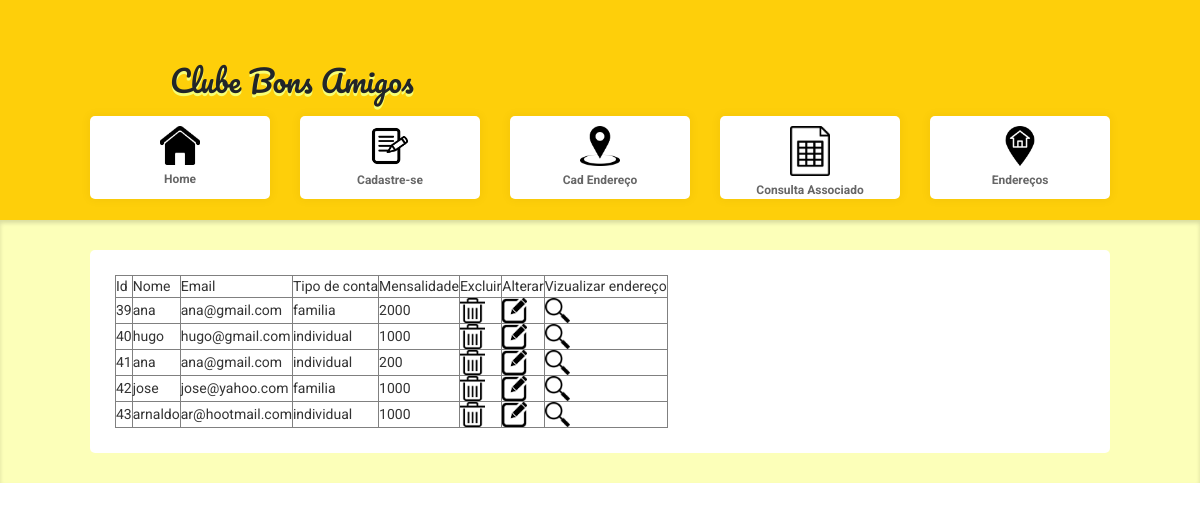
/trabalho/consulta.php, run on the app's committed database.
### tables this page shows
CREATE TABLE `dados_usario` (
  `id` int(11) NOT NULL,
  `nome` varchar(220) NOT NULL,
  `email` varchar(220) NOT NULL,
  `tipo_de_conta` varchar(200) NOT NULL,
  `valor_mensalidade` int(200) NOT NULL
);

### trabalho/consulta.php (the view, shortened to what this page needs)
<!DOCTYPE html>
<html>
<head>
	<link rel="stylesheet" href="assets/css/style.css?<?= filectime('assets/css/style.css'); ?>">
	<link rel="stylesheet" href="https://stackpath.bootstrapcdn.com/bootstrap/4.5.0/css/bootstrap.min.css">
</head>
<body>
	<div id="all">
		<header>
			<div id="center">
				<div class="logo">
					<span>Clube Bons Amigos</span>
				</div>
				<ul>
					<a href="index.html">
						<li style="margin-left: 0;">
							<img src="assets/img/icon-home.png" alt="">
							<span>Home</span>
						</li>
					</a>
                    <a href="form.html">
						<li>
							<img src="assets/img/icon-1.png" alt="">
							<span>Cadastre-se</span>
						</li>
					</a>
					<a href="cadendereço.php">
						<li>
							<img src="assets/img/icon-endereço.png" alt="">
							<span>Cad Endereço</span>
						</li>
					</a>
					<a href="consulta.php" >
						<li>
							<img src="assets/img/icon-2.png" alt="">
							<span>Consulta Associado</span>
						</li>
					</a>
					<a href="endereco.php" >
						<li>
							<img src="assets/img/icon-3.png" alt="">
							<span>Endereços</span>
						</li>
					</a>
				</ul>
			</div>
		</header>
		<div class="bg">
			<div id="center">
				<div class="content">
				<?php
						require("conexao.php");
						$sql = "select * from dados_usario";
						$resultado = mysqli_query($conexao, $sql);
	echo"<table border='1'>";
	echo "<tr> 	<td> Id </td>
					<td> Nome </td>
					<td> Email </td>
					<td> Tipo de conta </td>
					<td> Mensalidade </td>
					<td> Excluir </td>
					<td> Alterar </td>
					<td> Vizualizar endereço </td>
			</tr>"
			;
	while($row = mysqli_fetch_array($resultado)) {
		echo "<tr> 	<td>".$row["id"]."</td>
					<td>".$row["nome"]."</td>
					<td>".$row["email"]."</td>
					<td>".$row["tipo_de_conta"]."</td>
					<td>".$row["valor_mensalidade"]."</td>
					<td><a href='excluir.php?id=".$row["id"]."'><img height='25px' width='25px' src='ex.icon.png'></a> </td>
					<td><a href='atualiza.php?id=".$row["id"]."'><img height='25px' width='25px' src='ed.icon.png'></a> </td>
					<td><a href='end.php?id=".$row["id"]."'><img height='25px' width='25px' src='lupa.icon.png'></a> </td>
			</tr>"
		;
	}
?>
	</div>
</body>
</html>

### trabalho/assets/css/style.css (style rules this page uses)
* { margin: 0; padding: 0; }
a { text-decoration: none;color: inherit; }
div, ul, li, p { list-style: none; box-sizing: border-box; }
body { background: #E9EBEE; font-family: 'Roboto' !important; }
#center { width: 1020px; float: none; margin: 0 auto; position: relative; }
.logo { float: left; -webkit-touch-callout: none; -webkit-user-select: none; -khtml-user-select: none; -moz-user-select: none; -ms-user-select: none; user-select: none; }
.logo span { font-size: 30px; margin-top: 58px; float: left; font-family: 'Pacifico', cursive; text-shadow: 0 3px 0 #F6FE74; }
#all { width: 100%; height: 100%; position: absolute; }
#all header { width: 100%; height: 220px; float: left; background: rgba(254, 207, 10, 1); }
#all ul { width: 100%; float: left; margin-bottom: 40px; margin-top: 13px; }
#all ul li { width: calc((100% - 120px) / 5); height: 83px; background: #FFF; float: left; margin-left: 30px; border-radius: 5px; box-shadow: 0 0 8px 3px rgba(0,0,0,0.03); transition: .2s; cursor: pointer; }
#all ul li img { width: 40px; margin-left: calc(50% - 20px); margin-top: 10px; float: left; }
#all ul li span { width: 100%; float: left; text-align: center; font-size: 12px; color: #666666; font-weight: 700; line-height: 28px; }
#all .bg { width: 100%; min-height: 200px; background: #FCFFB9; float: left; box-shadow: inset 0 3px 4px rgba(0,0,0,0.14); padding: 30px; }
#all .bg .content { width: 100%; height: 100%; background: #FFF; float: left; border-radius: 5px; padding: 25px; font-size: 14px; color: #333333; text-align: justify; }

### data on the page
dados_usario: id "39", nome "ana", email "ana@gmail.com", tipo_de_conta "familia", valor_mensalidade "2000"
dados_usario: id "40", nome "hugo", email "hugo@gmail.com", tipo_de_conta "individual", valor_mensalidade "1000"
dados_usario: id "41", nome "ana", email "ana@gmail.com", tipo_de_conta "individual", valor_mensalidade "200"
dados_usario: id "42", nome "jose", email "jose@yahoo.com", tipo_de_conta "familia", valor_mensalidade "1000"
dados_usario: id "43", nome "arnaldo", email "ar@hootmail.com", tipo_de_conta "individual", valor_mensalidade "1000"
